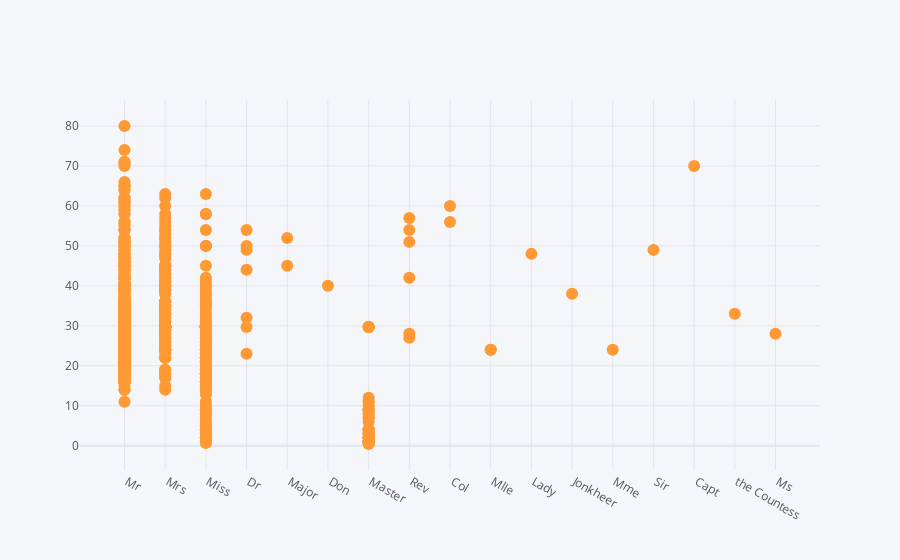

The notebook cell saved with this chart:
### Code cell
data.iplot(x='Title', y='Age', mode='markers')

### Figure 1 — Plotly figure (JSON) as saved in the notebook; plotly's stock layout.template omitted (floating-point values rounded to 4 significant figures; data arrays with more than 128 entries replaced by an {"elided": "..."} marker saying what was removed)
{"data": [{"line": {"color": "rgba(255, 153, 51, 1.0)", "dash": "solid", "shape": "linear", "width": 1.3}, "marker": {"size": 12, "symbol": "circle"}, "mode": "markers", "name": "Age", "text": "", "type": "scatter", "x": {"elided": "891 str values"}, "y": {"elided": "891 float values"}}], "layout": {"legend": {"bgcolor": "#F5F6F9", "font": {"color": "#4D5663"}}, "paper_bgcolor": "#F5F6F9", "plot_bgcolor": "#F5F6F9", "title": {"font": {"color": "#4D5663"}}, "xaxis": {"gridcolor": "#E1E5ED", "showgrid": true, "tickfont": {"color": "#4D5663"}, "title": {"font": {"color": "#4D5663"}, "text": ""}, "zerolinecolor": "#E1E5ED"}, "yaxis": {"gridcolor": "#E1E5ED", "showgrid": true, "tickfont": {"color": "#4D5663"}, "title": {"font": {"color": "#4D5663"}, "text": ""}, "zerolinecolor": "#E1E5ED"}}}
